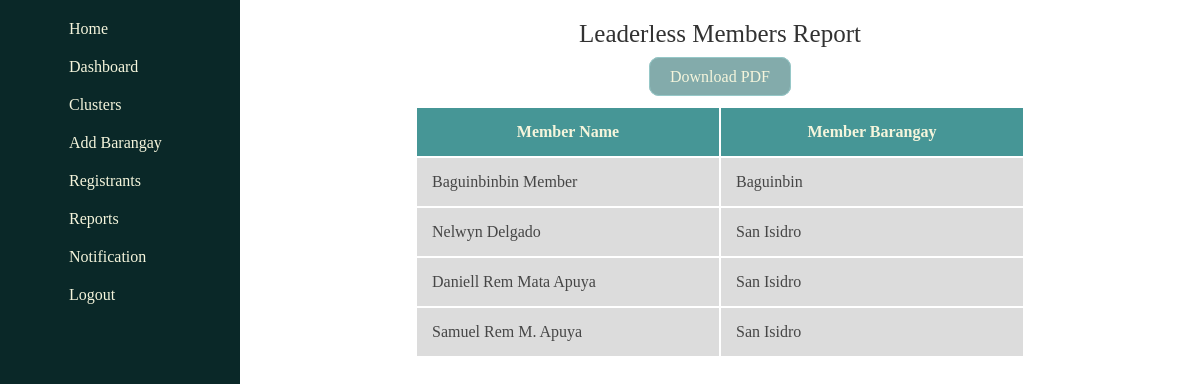
/report/members/leader/None/ (signed in), run on the app's committed database.
### management/models.py (models this page shows)
class Member(models.Model):
    user = models.ForeignKey(User, related_name='member_user', on_delete=models.CASCADE) # Added for version 2, 2/9/2024
    name = models.CharField(max_length=255)
    gender = models.ForeignKey(Gender, related_name='member_gender', on_delete=models.CASCADE)
    age = models.IntegerField()
    brgy = models.ForeignKey(Barangay, related_name='member_brgy', on_delete=models.CASCADE)
    sitio = models.ForeignKey(Sitio, related_name='member_sitio', on_delete=models.CASCADE, null=True, blank=True)
    date_registered = models.DateTimeField(auto_now_add=True)
    image = models.ImageField(null=True, blank=True, upload_to="images/")
    def __str__(self):
        return self.name

class Barangay(models.Model):
    brgy_name = models.CharField(max_length=255)
    brgy_voter_population = models.IntegerField(blank=True, null=True)
    lat = models.FloatField(blank=True, null=True)
    long = models.FloatField(blank=True, null=True)
    def __str__(self):
        return self.brgy_name
    class Meta:
        ordering = ['brgy_name']

### management/decorators.py (the view)
        def wrapper_func(request, *args, **kwargs):
            groups = request.user.groups.all().values_list('name', flat=True)
            if any(group in allowed_roles for group in groups) or 'Admin' in groups:
                return view_func(request, *args, **kwargs)
            else:
                rendered_template = render(request, 'forbidden_template.html', {'variable': 'value'})
                response = HttpResponseForbidden(rendered_template)
                return response

### management/views.py (called while the page is built)
@login_required(login_url='login')
@allowed_users(allowed_roles=['Admin'])
def leaderless_members(request):
    members = Member.objects.all().order_by('brgy__brgy_name')
    leaderless_member = Cluster.objects.values('members__name')
    cluster_members_filter = [members['members__name'] for members in leaderless_member]
    leaderless = {}
    for member in members:
        member_name = member.name
        if member_name not in cluster_members_filter:
            leaderless[member] = member.brgy
    return render(request, 'leaderless_members.html', {
        'members': members,
        'leaderless_member': leaderless_member,
        'leaderless': leaderless,
        'cluster_members_filter': cluster_members_filter,
    })

### management/templates/leaderless_members.html
{% extends 'base.html' %}
{% load static %}
{% block content %}
    <section class="leaderless-members-utmost-container-section">
        <div class="leaderless-members-header-title-div">
            Leaderless Members Report
        </div>
        <div class="leaderless-members-download-pdf-container-div">
            <a class="leaderless-members-download-pdf" href="{% url 'leaderless-members-pdf' %}">Download PDF</a>
        </div>
        <div class="leaderless-members-table-container-div">
            <table class="leaderless-members-table">
                <tr class="leaderless-members-table-row">
                    <th class="leader-members-table-head">
                        Member Name
                    </th>
                    <th class="leader-members-table-head">
                        Member Barangay
                    </th>
                </tr>
                {% for members, brgy in leaderless.items %}
                    <tr>
                        <td class="leaderless-members-table-data">
                            <a class="leaderless-members-table-link-to-page"
                               href="{% url 'member-profile' members members.id %}">{{ members }}</a>
                        </td>
                        <td class="leaderless-members-table-data">
                            <a href="{% url 'member-brgy' brgy %}"
                               class="leaderless-members-table-link-to-page">{{ brgy }}</a>
                        </td>
                    </tr>
                {% empty %}
                    <tr>
                        <td class="leaderless-members-table-data" colspan="2">
                            All Members are Associated with a Leader
                        </td>
                    </tr>
                {% endfor %}
            </table>
        </div>
    </section>
{% endblock %}

### management/static/styles.css (style rules this page uses)
html { scroll-behavior:smooth; }
body { margin: 0px; }

### management/static/leaderless-members.css (style rules this page uses)
.leaderless-members-header-title-div { text-align: center; margin: 20px; font-family: 'Montserrat'; font-size: 25px; color: rgb(50, 50, 50); }
.leaderless-members-table-container-div { margin: auto; width: fit-content; }
.leader-members-table-head { background-color: rgb(70, 150, 150); padding-top: 15px; padding-bottom: 15px; width: 300px; font-family: 'Montserrat'; color: beige; }
.leaderless-members-table-data { background-color: rgb(220, 220, 220); font-family: 'Montserrat'; padding-top: 15px; padding-bottom: 15px; padding-left: 15px; }
.leaderless-members-table-link-to-page { text-decoration: none; color: rgb(70, 70, 70); }
.leaderless-members-download-pdf-container-div { text-align: center; margin: 20px; }
.leaderless-members-download-pdf { background-color: rgba(100, 150, 150, 0.8); font-family: 'Montserrat'; color: beige; text-decoration: none; padding-top:10px; padding-bottom: 10px; padding-right: 20px; padding-left: 20px; border-radius: 10px; border: solid 1px rgb(150, 200, 200); }

### data on the page
Member: name "Baguinbinbin Member", brgy_name "Baguinbin"
Member: name "Nelwyn Delgado", brgy_name "San Isidro"
Member: name "Daniell Rem Mata Apuya", brgy_name "San Isidro"
Member: name "Samuel Rem M. Apuya", brgy_name "San Isidro"
